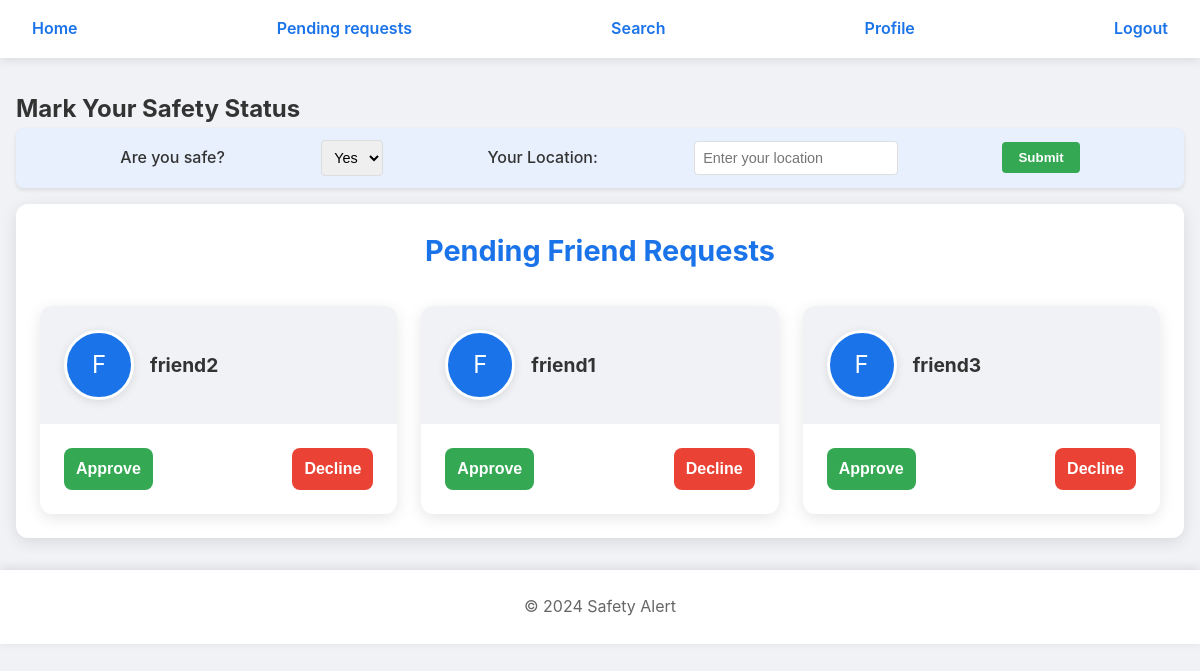
Before: /pending-requests/ (signed in) with the older database file.
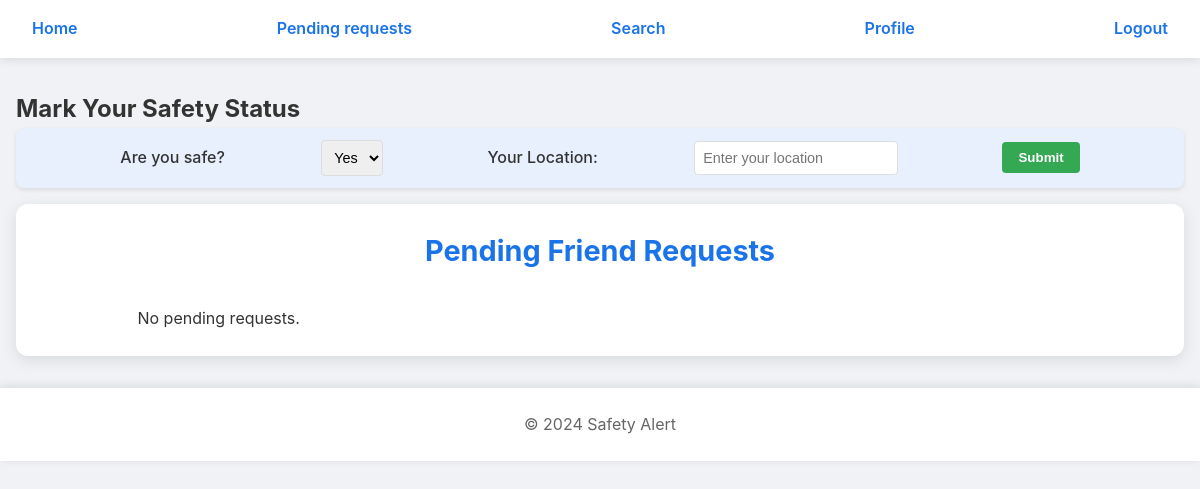
After: the same page with the newer database file.
### safety_alert/models.py (models this page shows, shortened)
class FriendRequest(models.Model):
    sender = models.ForeignKey(User, related_name='sent_requests', on_delete=models.CASCADE)
    receiver = models.ForeignKey(User, related_name='received_requests', on_delete=models.CASCADE)
    is_pending = models.BooleanField(default=True)  # True if request is still pending, False if processed
    created_at = models.DateTimeField(auto_now_add=True)

### safety_alert/views.py (the view)
# urls.py: path('pending-requests/', views.pending_friend_requests, name='pending_friend_requests'),
@login_required
def pending_friend_requests(request):
    pending_requests = FriendRequest.objects.filter(receiver=request.user, is_pending=True)
    return render(request, 'safety_alert/pending_requests.html', {'pending_requests': pending_requests})

### safety_alert/templates/safety_alert/pending_requests.html (shortened to what this page needs)
{% extends 'base.html' %}
{% block content %}
<div class="card">
    <h2 class="auth-title">Pending Friend Requests</h2>
    <ul class="friend-requests-list">
        {% for request in pending_requests %}
            <li class="friend-request-card">
                <div class="friend-request-header">
                    {% if request.sender.profile.profile_image %}
                        <img src="{{ request.sender.profile.profile_image.url }}" alt="{{ request.sender.username }}" class="friend-request-image">
                    {% else %}
                        <div class="friend-request-image" style="background-color: #1a73e8; display: flex; align-items: center; justify-content: center;">
                            <span style="color: #ffffff; font-size: 1.5rem;">{{ request.sender.username|first|upper }}</span>
                        </div>
                    {% endif %}
                    <span class="friend-request-username">{{ request.sender.username }}</span>
                </div>
                <div class="friend-request-actions">
                    <form method="post" action="{% url 'approve_friend_request' request.id %}">
                        <button type="submit" class="friend-request-btn approve-btn">Approve</button>
                    </form>
                    <form method="post" action="{% url 'decline_friend_request' request.id %}">
                        <button type="submit" class="friend-request-btn decline-btn">Decline</button>
                    </form>
                </div>
            </li>
        {% empty %}
            <li class="text-center">No pending requests.</li>
        {% endfor %}
    </ul>
</div>
{% endblock %}

### safety_alert/templates/safety_alert/base.html (shortened to what this page needs)
<!DOCTYPE html>
<html lang="en">
<head>
    {% load static %}
    <link rel="stylesheet" type="text/css" href="{% static 'css/styles.css' %}">
</head>
<body>
    <header>
        <nav>
            <ul>
                <li><a href="{% url 'home' %}">Home</a></li>
                {% if user.is_authenticated %}
                <li><a href="{% url 'pending_friend_requests' %}">Pending requests</a></li>
                <li><a href="{% url 'search_users' %}">Search</a></li>
                <li><a href="{% url 'profile' %}">Profile</a></li>
                <li><a href="{% url 'logout' %}" onclick="event.preventDefault(); document.getElementById('logout-form').submit();">Logout</a></li>
                {% else %}
                <li><a href="{% url 'login' %}">Login</a></li>
                {% endif %}
            </ul>
        </nav>
    </header>
    <main>
    {% if user.is_authenticated %}
    <h2>Mark Your Safety Status</h2>
    <form method="post" action="{% url 'update_safety_status' %}" class="safety-status-form">
        <label for="is_safe">Are you safe?</label>
        <select name="is_safe" id="is_safe">
            <option value="true">Yes</option>
        </select>
        <label for="user_location">Your Location:</label>
        <input type="text" name="user_location" id="user_location" placeholder="Enter your location" required>
        <button type="submit">Submit</button>
    </form>
    {% endif %}
        {% block content %}
        {% endblock %}
    </main>
    <footer>
        <p>&copy; 2024 Safety Alert</p>
    </footer>
</body>
</html>

### safety_alert/static/css/styles.css (style rules this page uses)
* { margin: 0; padding: 0; box-sizing: border-box; }
body { font-family: 'Inter', sans-serif; line-height: 1.6; color: #333; background-color: #f0f2f5; }
header { background-color: #ffffff; box-shadow: 0 2px 10px rgba(0, 0, 0, 0.1); position: sticky; top: 0; z-index: 1000; }
nav { max-width: 1200px; margin: 0 auto; padding: 1rem; }
nav ul { list-style-type: none; display: flex; justify-content: space-between; align-items: center; }
nav ul li a { color: #1a73e8; text-decoration: none; font-weight: 600; padding: 0.5rem 1rem; border-radius: 20px; transition: all 0.3s ease; }
main { max-width: 1200px; margin: 2rem auto; padding: 0 1rem; }
footer { background-color: #ffffff; color: #666; text-align: center; padding: 1.5rem 0; box-shadow: 0 -2px 10px rgba(0, 0, 0, 0.1); }
.card { background-color: #ffffff; border-radius: 12px; box-shadow: 0 4px 15px rgba(0, 0, 0, 0.1); padding: 1.5rem; margin-bottom: 1.5rem; transition: transform 0.3s ease, box-shadow 0.3s ease; }
.friend-requests-list { list-style-type: none; display: grid; grid-template-columns: repeat(auto-fill, minmax(300px, 1fr)); gap: 1.5rem; }
.auth-title { text-align: center; margin-bottom: 2rem; color: #1a73e8; font-size: 1.8rem; }
.safety-status-form { justify-content: space-evenly; display: flex; align-items: center; background-color: #e8f0fe; padding: 0.75rem 1rem; border-radius: 8px; margin-bottom: 1rem; box-shadow: 0 2px 4px rgba(0, 0, 0, 0.1); }
.safety-status-form label { margin-right: 0.5rem; font-weight: 500; color: #333; }
.safety-status-form select, .safety-status-form input[type="text"] { padding: 0.5rem; margin-right: 1rem; border: 1px solid #ddd; border-radius: 4px; font-size: 0.9rem; transition: border-color 0.3s ease, box-shadow 0.3s ease; }
.safety-status-form button[type="submit"] { background-color: #34a853; color: #ffffff; padding: 0.5rem 1rem; border: none; border-radius: 4px; font-weight: 600; cursor: pointer; transition: all 0.3s ease; }
.text-center { text-align: center; }

Changed rows visible on the page:
removed FriendRequest: sender.username|first "F", sender.username "friend2"
removed FriendRequest: sender.username|first "F", sender.username "friend1"
removed FriendRequest: sender.username|first "F", sender.username "friend3"
Other visible differences:
text now shown: "No pending requests."
